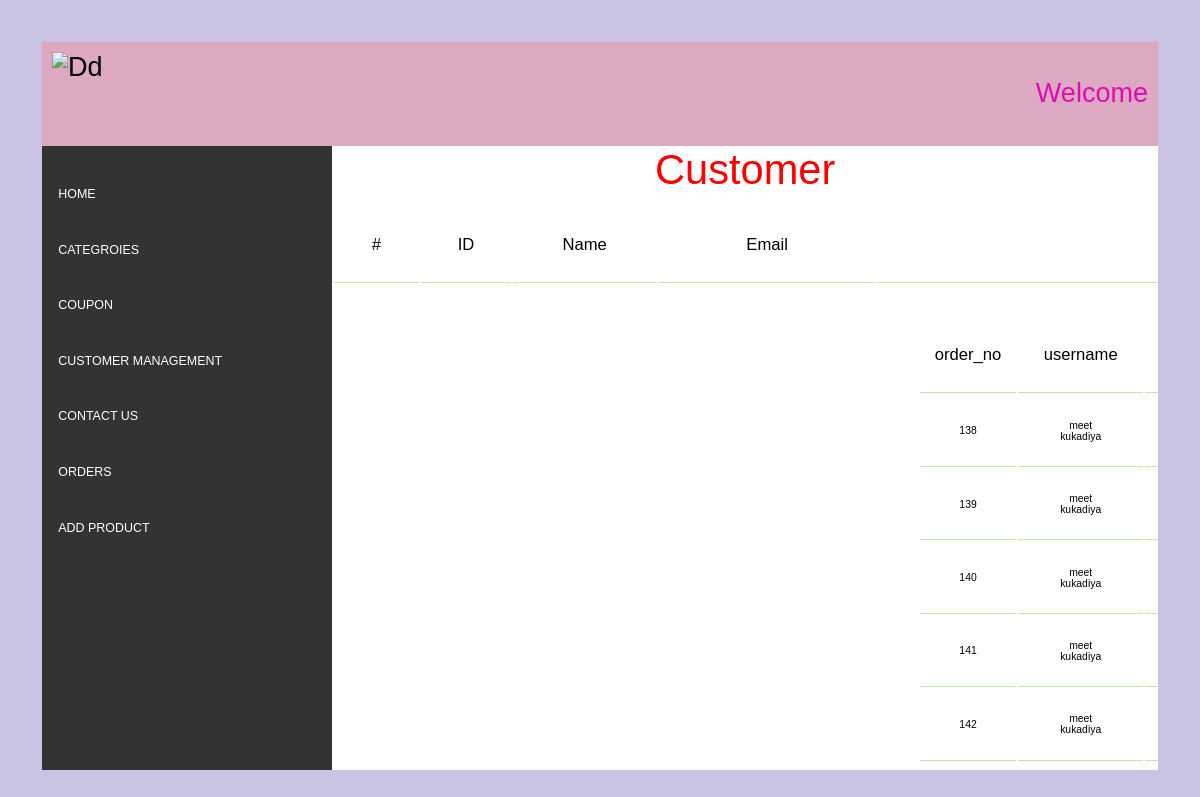
/adimfiles/order.php, run on the app's committed database.
### tables this page shows
CREATE TABLE `tbl_member` (
  `id` int(11) NOT NULL,
  `username` varchar(255) NOT NULL,
  `password` varchar(200) NOT NULL,
  `email` varchar(255) NOT NULL,
  `phone_no` varchar(55) NOT NULL,
  `create_at` timestamp NOT NULL DEFAULT current_timestamp() ON UPDATE current_timestamp()
);

CREATE TABLE `orderuser` (
  `order_no` int(255) NOT NULL,
  `user_name` varchar(255) NOT NULL,
  `pro_id` varchar(255) NOT NULL,
  `proname` varchar(255) NOT NULL,
  `quantity` varchar(255) NOT NULL,
  `date` timestamp NOT NULL DEFAULT current_timestamp() ON UPDATE current_timestamp(),
  `grandtotal` varchar(255) NOT NULL
);

### adimfiles/order.php (the view, shortened to what this page needs)
<?php
include "../adimfiles/dasboard.php";
$sql="select * from tbl_member order by id desc";
$res=mysqli_query($con,$sql);
?>
<div class="title-topic" >customer</div>
					  <table class="info info-cust">
						 <thead>
							<tr>
							   <th class="serial">#</th>
							   <th>ID</th>
							   <th>Name</th>
                               <th>Email</th>
							   <th>orders</th>
							</tr>
						 </thead>
						 <tbody>
							<?php
							$i=0;
							while($row=mysqli_fetch_assoc($res)){	$i++?>
							<tr>
							   <td class="serial"><?php echo $i?></td>
							   <td><?php echo $row['id']?></td>
							   <td><?php echo $row['username']?></td>
                               <td><?php echo $row['email']?></td>
                               <td>
                                       <table class="info info-cust">
						 <thead>
							<tr>
							   <th >order_no</th>
							   <th>username</th>
							   <th>Name</th>
							</tr>
						 </thead>
						 <tbody>
                         <?php
                         $pid=$row['username'];
                         $sqli="select * from orderuser where user_name='$pid'";
                         $res1=mysqli_query($con,$sqli);
                         while($final=mysqli_fetch_assoc($res1)){  echo"
							<tr>
							   <td>  $final[order_no]</td>
							   <td>  $final[user_name]</td>
                               <td>  $final[proname]</td>
                                <td>  $final[quantity]</td>
                                <td> $final[date]</td>
                         ";
                         }
                         ?>
                         </tbody></table>
                            </td>
							</tr>
					<?php  }?>
						 </tbody>
					  </table>

### css/style.css (style rules this page uses)
*, *::after, *::before { margin: 0; padding: 0; box-sizing: border-box; }
html, body { font-family: Verdana, Geneva, Tahoma, sans-serif; font-size: 1.3rem; font-weight: 400; }
.title-topic { text-transform: capitalize; font-size: 2rem; font-family: 'Gill Sans', 'Gill Sans MT', Calibri, 'Trebuchet MS', sans-serif; text-align: center; color: red; }
.info thead tr { justify-content: space-between; }
.info thead tr th { text-align: center; font-weight: 200; border-bottom: 1px solid rgba(127, 213, 103, 0.5); }
.info tbody tr td { text-align: center; border-bottom: 1px solid rgba(127, 213, 103, 0.5); }
.info-cust thead tr th { font-size: 0.8rem; padding: 1.9rem 0.7rem 1.3rem 0.7rem; }
.info-cust tbody tr td { text-align: center; font-size: 0.5rem; padding: 0.9rem 1.9rem; }
.info-cust tbody tr td:nth-child(4) { font-size: 0.5rem; width: 15px; }

### data on the page
orderuser: order_no "138", user_name "meet kukadiya"
orderuser: order_no "139", user_name "meet kukadiya"
orderuser: order_no "140", user_name "meet kukadiya"
orderuser: order_no "141", user_name "meet kukadiya"
orderuser: order_no "142", user_name "meet kukadiya"
